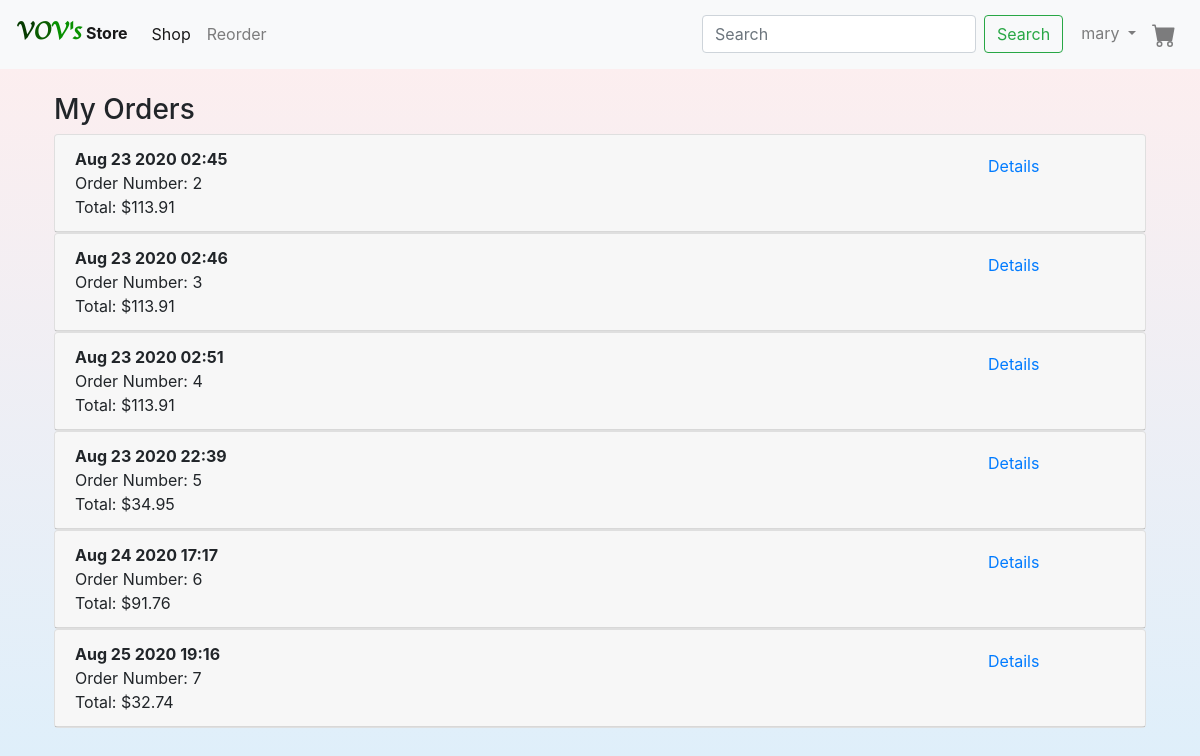
The page /order-history (signed in) on the database its author committed.
### tables this page shows
CREATE TABLE 'order_product'
(
    id INTEGER PRIMARY KEY AUTOINCREMENT NOT NULL,
    order_id INTEGER NOT NULL,
    product_id INTEGER NOT NULL,
    quantity INTEGER NOT NULL,
    FOREIGN KEY(order_id) REFERENCES orders(id)
    FOREIGN KEY(product_id) REFERENCES product(id)
);

CREATE TABLE 'orders'
(
    id INTEGER PRIMARY KEY AUTOINCREMENT NOT NULL,
    created_date DATETIME NOT NULL,
    user_id INTEGER NOT NULL,
    FOREIGN KEY(user_id) REFERENCES user(id)
);

### routes/order_history.py (the view)
    @app.route("/order-history")
    @login_required
    def order_history():
        orders = get_orders_by_user(session["user_id"])
        return render_template("order_history.html", orders=orders)

### application.py (called while the page is built)
@app.after_request
def after_request(response):
    response.headers["Cache-Control"] = "no-cache, no-store, must-revalidate"
    response.headers["Expires"] = 15
    response.headers["Pragma"] = "no-cache"
    return response

### helpers/login_required.py (called while the page is built)
def login_required(f):
    @wraps(f)
    def decorated_function(*args, **kwargs):
        if session.get("user_id") is None:
            return redirect("/login")
        return f(*args, **kwargs)
    return decorated_function

### routes/order_history.py (called while the page is built)
def make_order_history_route(app):
    @app.route("/order-history")
    @login_required
    def order_history():
        orders = get_orders_by_user(session["user_id"])
        return render_template("order_history.html", orders=orders)

### templates/order_history.html (shortened to what this page needs)
{% extends "layout.html" %}
{% block main %}
<div class="row">
    <div class="col-lg-12">
        <h3>My Orders</h3>
        <div class="accordian" id="orders-accordion">
            {% for order in orders.values() %}
            <div class="card">
                <div class="card-header">
                    <div class="row">
                        <div class="col-lg-10">
                            <div>
                                <strong>{{ order.created_date_formatted }}</strong>
                            </div>
                            <div>
                                Order Number: {{order.order_id }}
                            </div>
                            <div>
                                Total: {{ "${:,.2f}".format(order.total) }}
                            </div>
                        </div>
                        <div class="col-lg-2">
                            <button class="btn btn-link btn-block text-left" type="button" data-toggle="collapse"
                                data-target="#collapse{{order.order_id}}" aria-expanded="true"
                                aria-controls="collapse{{order.order_id}}">
                                Details
                            </button>
                        </div>
                    </div>
                </div>
            </div>
            {% endfor %}
        </div>
    </div>
</div>
{% endblock%}

### templates/layout.html (shortened to what this page needs)
<!DOCTYPE html>
<html lang="en" class="h-100">
<head>
  <link rel="stylesheet" href="https://stackpath.bootstrapcdn.com/bootstrap/4.5.0/css/bootstrap.min.css"
>
  <link href="/static/project.css" rel="stylesheet">
</head>
<body class="h-100">
  <header>
    <nav class="navbar navbar-expand-lg navbar-light bg-light header">
      <div class='logo'>
        <a class="navbar-brand" href="/"><span class="v_head">V</span><span class="o_head">O</span><span
            class='mid_v'>V</span><span class="highen">'</span><span class="s_head">s</span> <span
            class="store_head">Store</span></a>
      </div>
      <div class="collapse navbar-collapse links_btn" id="navbarSupportedContent">
        <ul class="navbar-nav mr-auto">
          <li class="nav-item active">
            <a class="nav-link" href="/shop">Shop</a>
          </li>
          <li class="nav-item">
            <a class="nav-link" href="/reorder">Reorder</a>
          </li>
        </ul>
        <form class="form-inline my-2 my-lg-0 ml-auto search-form">
          <input class="form-control mr-sm-2" type="search" placeholder="Search" aria-label="Search">
          <button class="btn btn-outline-success my-2 my-sm-0" type="submit">Search</button>
        </form>
        <ul class="navbar-nav">
          {% if session.user_id %}
          <li class="nav-item dropdown">
            <a class="nav-link dropdown-toggle nav_account" href="#" id="navbarDropdown" role="button"
              data-toggle="dropdown" aria-haspopup="true" aria-expanded="false">
              {{ session.username }}
            </a>
          </li>
          <li class="nav-item">
            <a class="nav-link cart-link" href="/cart"></a>
          </li>
          {% endif %}
        </ul>
      </div>
    </nav>
  </header>
  <main class="container p-4">
    {% block main %}{% endblock %}
  </main>
</body>
</html>

### static/project.css (style rules this page uses)
body { background: linear-gradient(#ffeeee, #ddeffb); background-repeat: no-repeat; background-attachment: fixed; }
.v_head { color: #063b00; font-size: 25px; font-family: appleChancery; }
.o_head { color: #0a5d00; font-size: 25px; font-family: appleChancery; }
.mid_v { color: #089000; font-size: 25px; font-family: appleChancery; }
.highen { color: #089000; font-size: 25px; font-family: appleChancery; }
.s_head { color: #089000; font-size: 25px; font-family: appleChancery; }
.store_head { font-size: 16px; }
.logo { margin-bottom: 5px; font-weight: bolder; }
.links_btn { color: black; }
.search-form { padding-right: 10px; }

### rows shown on the page
order_product: created_date_formatted "Aug 23 2020 02:45", order_id "2", total "$113.91"
order_product: created_date_formatted "Aug 23 2020 02:46", order_id "3", total "$113.91"
order_product: created_date_formatted "Aug 23 2020 02:51", order_id "4", total "$113.91"
order_product: created_date_formatted "Aug 23 2020 22:39", order_id "5", total "$34.95"
order_product: created_date_formatted "Aug 24 2020 17:17", order_id "6", total "$91.76"
order_product: created_date_formatted "Aug 25 2020 19:16", order_id "7", total "$32.74"

### other values the page prints
{{ session.username }} "mary"
